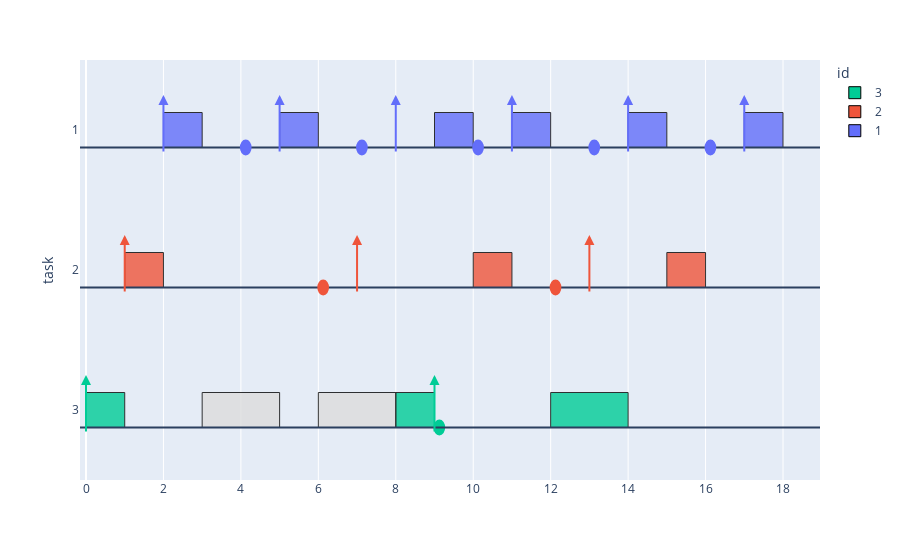

Notebook source saved alongside this figure:
### Code cell
output_filename = f'outputs/gantt_{name}.png'
plot_gantt(tasks, df_traces, output_filename=output_filename)

### Figure 1 — Plotly figure (JSON) as saved in the notebook; plotly's stock layout.template omitted (floating-point values rounded to 4 significant figures)
{"data": [{"alignmentgroup": "True", "base": [0, 8, 12], "hovertemplate": "id=3<br>start=%{base}<br>end=%{x}<br>task=%{y}<extra></extra>", "legendgroup": "3", "marker": {"color": "#00CC96", "line": {"color": "black", "width": 1}, "opacity": 0.8}, "name": "3", "offsetgroup": "3", "orientation": "h", "showlegend": true, "textposition": "auto", "type": "bar", "width": 0.25, "x": [1, 1, 2], "xaxis": "x", "y": [3, 3, 3], "yaxis": "y"}, {"alignmentgroup": "True", "base": [1, 10, 15], "hovertemplate": "id=2<br>start=%{base}<br>end=%{x}<br>task=%{y}<extra></extra>", "legendgroup": "2", "marker": {"color": "#EF553B", "line": {"color": "black", "width": 1}, "opacity": 0.8}, "name": "2", "offsetgroup": "2", "orientation": "h", "showlegend": true, "textposition": "auto", "type": "bar", "width": 0.25, "x": [1, 1, 1], "xaxis": "x", "y": [2, 2, 2], "yaxis": "y"}, {"alignmentgroup": "True", "base": [2, 5, 9, 11, 14, 17], "hovertemplate": "id=1<br>start=%{base}<br>end=%{x}<br>task=%{y}<extra></extra>", "legendgroup": "1", "marker": {"color": "#636EFA", "line": {"color": "black", "width": 1}, "opacity": 0.8}, "name": "1", "offsetgroup": "1", "orientation": "h", "showlegend": true, "textposition": "auto", "type": "bar", "width": 0.25, "x": [1, 1, 1, 1, 1, 1], "xaxis": "x", "y": [1, 1, 1, 1, 1, 1], "yaxis": "y"}, {"alignmentgroup": "True", "base": [3, 6], "hovertemplate": "id=0<br>start=%{base}<br>end=%{x}<br>task=%{y}<extra></extra>", "legendgroup": "0", "marker": {"color": "#DDDDDD", "line": {"color": "black", "width": 1}, "opacity": 0.8}, "name": "0", "offsetgroup": "0", "orientation": "h", "showlegend": false, "textposition": "auto", "type": "bar", "width": 0.25, "x": [2, 2], "xaxis": "x", "y": [3, 3], "yaxis": "y"}], "layout": {"annotations": [{"arrowcolor": "#00CC96", "arrowhead": 2, "arrowwidth": 2, "ax": 0, "axref": "x", "ay": -0.225, "ayref": "y", "showarrow": true, "x": 0, "y": 0.25}, {"arrowcolor": "#00CC96", "arrowhead": 2, "arrowwidth": 2, "ax": 9, "axref": "x", "ay": -0.225, "ayref": "y", "showarrow": true, "x": 9, "y": 0.25}, {"arrowcolor": "#EF553B", "arrowhead": 2, "arrowwidth": 2, "ax": 1, "axref": "x", "ay": 0.775, "ayref": "y", "showarrow": true, "x": 1, "y": 1.25}, {"arrowcolor": "#EF553B", "arrowhead": 2, "arrowwidth": 2, "ax": 7, "axref": "x", "ay": 0.775, "ayref": "y", "showarrow": true, "x": 7, "y": 1.25}, {"arrowcolor": "#EF553B", "arrowhead": 2, "arrowwidth": 2, "ax": 13, "axref": "x", "ay": 0.775, "ayref": "y", "showarrow": true, "x": 13, "y": 1.25}, {"arrowcolor": "#636EFA", "arrowhead": 2, "arrowwidth": 2, "ax": 2, "axref": "x", "ay": 1.775, "ayref": "y", "showarrow": true, "x": 2, "y": 2.25}, {"arrowcolor": "#636EFA", "arrowhead": 2, "arrowwidth": 2, "ax": 5, "axref": "x", "ay": 1.775, "ayref": "y", "showarrow": true, "x": 5, "y": 2.25}, {"arrowcolor": "#636EFA", "arrowhead": 2, "arrowwidth": 2, "ax": 8, "axref": "x", "ay": 1.775, "ayref": "y", "showarrow": true, "x": 8, "y": 2.25}, {"arrowcolor": "#636EFA", "arrowhead": 2, "arrowwidth": 2, "ax": 11, "axref": "x", "ay": 1.775, "ayref": "y", "showarrow": true, "x": 11, "y": 2.25}, {"arrowcolor": "#636EFA", "arrowhead": 2, "arrowwidth": 2, "ax": 14, "axref": "x", "ay": 1.775, "ayref": "y", "showarrow": true, "x": 14, "y": 2.25}, {"arrowcolor": "#636EFA", "arrowhead": 2, "arrowwidth": 2, "ax": 17, "axref": "x", "ay": 1.775, "ayref": "y", "showarrow": true, "x": 17, "y": 2.25}], "barmode": "overlay", "legend": {"title": {"text": "id"}, "tracegroupgap": 0}, "margin": {"t": 60}, "shapes": [{"type": "line", "x0": 0, "x1": 1, "xref": "x domain", "y0": 1.875, "y1": 1.875, "yref": "y"}, {"fillcolor": "#00CC96", "line": {"color": "#00CC96"}, "type": "circle", "x0": 9, "x1": 9.25, "xref": "x", "y0": -0.175, "y1": -0.075, "yref": "y"}, {"type": "line", "x0": 0, "x1": 1, "xref": "x domain", "y0": 0.875, "y1": 0.875, "yref": "y"}, {"fillcolor": "#EF553B", "line": {"color": "#EF553B"}, "type": "circle", "x0": 6, "x1": 6.25, "xref": "x", "y0": 0.825, "y1": 0.925, "yref": "y"}, {"fillcolor": "#EF553B", "line": {"color": "#EF553B"}, "type": "circle", "x0": 12, "x1": 12.25, "xref": "x", "y0": 0.825, "y1": 0.925, "yref": "y"}, {"type": "line", "x0": 0, "x1": 1, "xref": "x domain", "y0": -0.125, "y1": -0.125, "yref": "y"}, {"fillcolor": "#636EFA", "line": {"color": "#636EFA"}, "type": "circle", "x0": 4, "x1": 4.25, "xref": "x", "y0": 1.825, "y1": 1.925, "yref": "y"}, {"fillcolor": "#636EFA", "line": {"color": "#636EFA"}, "type": "circle", "x0": 7, "x1": 7.25, "xref": "x", "y0": 1.825, "y1": 1.925, "yref": "y"}, {"fillcolor": "#636EFA", "line": {"color": "#636EFA"}, "type": "circle", "x0": 10, "x1": 10.25, "xref": "x", "y0": 1.825, "y1": 1.925, "yref": "y"}, {"fillcolor": "#636EFA", "line": {"color": "#636EFA"}, "type": "circle", "x0": 13, "x1": 13.25, "xref": "x", "y0": 1.825, "y1": 1.925, "yref": "y"}, {"fillcolor": "#636EFA", "line": {"color": "#636EFA"}, "type": "circle", "x0": 16, "x1": 16.25, "xref": "x", "y0": 1.825, "y1": 1.925, "yref": "y"}], "xaxis": {"anchor": "y", "domain": [0, 1], "type": "linear"}, "yaxis": {"anchor": "x", "categoryorder": "category descending", "domain": [0, 1], "title": {"text": "task"}, "type": "category"}}}
